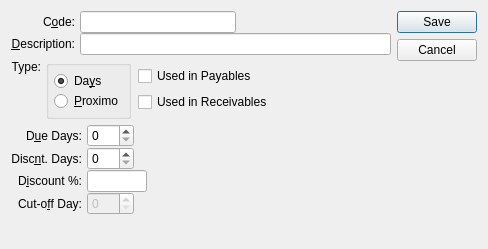
<?xml version="1.0" encoding="UTF-8"?>
<ui version="4.0">
 <comment>This file is part of the xTuple ERP: PostBooks Edition, a free and
open source Enterprise Resource Planning software suite,
Copyright (c) 1999-2011 by OpenMFG LLC, d/b/a xTuple.
It is licensed to you under the Common Public Attribution License
version 1.0, the full text of which (including xTuple-specific Exhibits)
is available at www.xtuple.com/CPAL.  By using this software, you agree
to be bound by its terms.</comment>
 <class>terms</class>
 <widget class="QDialog" name="terms">
  <property name="geometry">
   <rect>
    <x>0</x>
    <y>0</y>
    <width>488</width>
    <height>249</height>
   </rect>
  </property>
  <property name="windowTitle">
   <string>Terms</string>
  </property>
  <layout class="QGridLayout" name="gridLayout">
   <item row="0" column="0">
    <layout class="QVBoxLayout">
     <property name="spacing">
      <number>0</number>
     </property>
     <item>
      <layout class="QVBoxLayout">
       <property name="spacing">
        <number>5</number>
       </property>
       <item>
        <layout class="QHBoxLayout">
         <property name="spacing">
          <number>5</number>
         </property>
         <item>
          <layout class="QVBoxLayout">
           <property name="spacing">
            <number>0</number>
           </property>
           <item>
            <widget class="QLabel" name="_codeLit">
             <property name="text">
              <string>C&amp;ode:</string>
             </property>
             <property name="alignment">
              <set>Qt::AlignRight|Qt::AlignTrailing|Qt::AlignVCenter</set>
             </property>
             <property name="buddy">
              <cstring>_code</cstring>
             </property>
            </widget>
           </item>
           <item>
            <widget class="QLabel" name="_descriptionLit">
             <property name="text">
              <string>&amp;Description:</string>
             </property>
             <property name="alignment">
              <set>Qt::AlignRight|Qt::AlignTrailing|Qt::AlignVCenter</set>
             </property>
             <property name="buddy">
              <cstring>_description</cstring>
             </property>
            </widget>
           </item>
          </layout>
         </item>
         <item>
          <layout class="QVBoxLayout">
           <property name="spacing">
            <number>0</number>
           </property>
           <item>
            <layout class="QHBoxLayout">
             <property name="spacing">
              <number>0</number>
             </property>
             <item>
              <widget class="XLineEdit" name="_code"/>
             </item>
             <item>
              <spacer>
               <property name="orientation">
                <enum>Qt::Horizontal</enum>
               </property>
               <property name="sizeType">
                <enum>QSizePolicy::Expanding</enum>
               </property>
               <property name="sizeHint" stdset="0">
                <size>
                 <width>20</width>
                 <height>20</height>
                </size>
               </property>
              </spacer>
             </item>
            </layout>
           </item>
           <item>
            <widget class="XLineEdit" name="_description"/>
           </item>
          </layout>
         </item>
        </layout>
       </item>
       <item>
        <layout class="QHBoxLayout">
         <property name="spacing">
          <number>5</number>
         </property>
         <item>
          <layout class="QVBoxLayout">
           <property name="spacing">
            <number>0</number>
           </property>
           <item>
            <widget class="QLabel" name="_typeLit">
             <property name="sizePolicy">
              <sizepolicy hsizetype="Preferred" vsizetype="Fixed">
               <horstretch>0</horstretch>
               <verstretch>0</verstretch>
              </sizepolicy>
             </property>
             <property name="text">
              <string>Type:</string>
             </property>
             <property name="alignment">
              <set>Qt::AlignRight|Qt::AlignTrailing|Qt::AlignVCenter</set>
             </property>
            </widget>
           </item>
           <item>
            <spacer>
             <property name="orientation">
              <enum>Qt::Vertical</enum>
             </property>
             <property name="sizeType">
              <enum>QSizePolicy::MinimumExpanding</enum>
             </property>
             <property name="sizeHint" stdset="0">
              <size>
               <width>20</width>
               <height>0</height>
              </size>
             </property>
            </spacer>
           </item>
          </layout>
         </item>
         <item>
          <layout class="QHBoxLayout">
           <property name="spacing">
            <number>0</number>
           </property>
           <item>
            <layout class="QHBoxLayout">
             <property name="spacing">
              <number>7</number>
             </property>
             <item>
              <widget class="QGroupBox" name="_typeGroup">
               <property name="enabled">
                <bool>true</bool>
               </property>
               <property name="sizePolicy">
                <sizepolicy hsizetype="Preferred" vsizetype="Fixed">
                 <horstretch>0</horstretch>
                 <verstretch>0</verstretch>
                </sizepolicy>
               </property>
               <property name="title">
                <string/>
               </property>
               <layout class="QVBoxLayout">
                <property name="spacing">
                 <number>0</number>
                </property>
                <property name="margin">
                 <number>5</number>
                </property>
                <item>
                 <widget class="QRadioButton" name="_days">
                  <property name="sizePolicy">
                   <sizepolicy hsizetype="Minimum" vsizetype="Fixed">
                    <horstretch>0</horstretch>
                    <verstretch>0</verstretch>
                   </sizepolicy>
                  </property>
                  <property name="text">
                   <string>Da&amp;ys</string>
                  </property>
                  <property name="checked">
                   <bool>true</bool>
                  </property>
                 </widget>
                </item>
                <item>
                 <widget class="QRadioButton" name="_proximo">
                  <property name="sizePolicy">
                   <sizepolicy hsizetype="Minimum" vsizetype="Fixed">
                    <horstretch>0</horstretch>
                    <verstretch>0</verstretch>
                   </sizepolicy>
                  </property>
                  <property name="text">
                   <string>&amp;Proximo</string>
                  </property>
                 </widget>
                </item>
               </layout>
              </widget>
             </item>
             <item>
              <layout class="QVBoxLayout">
               <property name="spacing">
                <number>0</number>
               </property>
               <item>
                <widget class="QCheckBox" name="_ap">
                 <property name="text">
                  <string>Used in Payables</string>
                 </property>
                </widget>
               </item>
               <item>
                <widget class="QCheckBox" name="_ar">
                 <property name="text">
                  <string>Used in Receivables</string>
                 </property>
                </widget>
               </item>
               <item>
                <spacer>
                 <property name="orientation">
                  <enum>Qt::Vertical</enum>
                 </property>
                 <property name="sizeType">
                  <enum>QSizePolicy::Preferred</enum>
                 </property>
                 <property name="sizeHint" stdset="0">
                  <size>
                   <width>10</width>
                   <height>0</height>
                  </size>
                 </property>
                </spacer>
               </item>
              </layout>
             </item>
            </layout>
           </item>
           <item>
            <spacer>
             <property name="orientation">
              <enum>Qt::Horizontal</enum>
             </property>
             <property name="sizeType">
              <enum>QSizePolicy::Expanding</enum>
             </property>
             <property name="sizeHint" stdset="0">
              <size>
               <width>0</width>
               <height>20</height>
              </size>
             </property>
            </spacer>
           </item>
          </layout>
         </item>
        </layout>
       </item>
       <item>
        <layout class="QHBoxLayout">
         <property name="spacing">
          <number>5</number>
         </property>
         <item>
          <layout class="QVBoxLayout">
           <property name="spacing">
            <number>0</number>
           </property>
           <item>
            <widget class="QLabel" name="_dueDaysLit">
             <property name="text">
              <string>D&amp;ue Days:</string>
             </property>
             <property name="alignment">
              <set>Qt::AlignRight|Qt::AlignTrailing|Qt::AlignVCenter</set>
             </property>
             <property name="buddy">
              <cstring>_dueDays</cstring>
             </property>
            </widget>
           </item>
           <item>
            <widget class="QLabel" name="_discountDaysLit">
             <property name="text">
              <string>Disc&amp;nt. Days:</string>
             </property>
             <property name="alignment">
              <set>Qt::AlignRight|Qt::AlignTrailing|Qt::AlignVCenter</set>
             </property>
             <property name="buddy">
              <cstring>_discountDays</cstring>
             </property>
            </widget>
           </item>
           <item>
            <widget class="QLabel" name="_discountPercentLit">
             <property name="text">
              <string>D&amp;iscount %:</string>
             </property>
             <property name="alignment">
              <set>Qt::AlignRight|Qt::AlignTrailing|Qt::AlignVCenter</set>
             </property>
             <property name="buddy">
              <cstring>_discountPercent</cstring>
             </property>
            </widget>
           </item>
           <item>
            <widget class="QLabel" name="_cutOffDayLit">
             <property name="text">
              <string>Cut-o&amp;ff Day:</string>
             </property>
             <property name="alignment">
              <set>Qt::AlignRight|Qt::AlignTrailing|Qt::AlignVCenter</set>
             </property>
             <property name="buddy">
              <cstring>_cutOffDay</cstring>
             </property>
            </widget>
           </item>
          </layout>
         </item>
         <item>
          <layout class="QVBoxLayout">
           <property name="spacing">
            <number>0</number>
           </property>
           <item>
            <layout class="QHBoxLayout">
             <property name="spacing">
              <number>0</number>
             </property>
             <item>
              <layout class="QVBoxLayout">
               <property name="spacing">
                <number>0</number>
               </property>
               <item>
                <widget class="QSpinBox" name="_dueDays">
                 <property name="minimum">
                  <number>0</number>
                 </property>
                 <property name="maximum">
                  <number>999</number>
                 </property>
                 <property name="value">
                  <number>0</number>
                 </property>
                </widget>
               </item>
               <item>
                <widget class="QSpinBox" name="_discountDays">
                 <property name="maximum">
                  <number>999</number>
                 </property>
                </widget>
               </item>
              </layout>
             </item>
             <item>
              <spacer>
               <property name="orientation">
                <enum>Qt::Horizontal</enum>
               </property>
               <property name="sizeType">
                <enum>QSizePolicy::Expanding</enum>
               </property>
               <property name="sizeHint" stdset="0">
                <size>
                 <width>56</width>
                 <height>10</height>
                </size>
               </property>
              </spacer>
             </item>
            </layout>
           </item>
           <item>
            <layout class="QHBoxLayout">
             <property name="spacing">
              <number>0</number>
             </property>
             <item>
              <widget class="XLineEdit" name="_discountPercent">
               <property name="sizePolicy">
                <sizepolicy hsizetype="Preferred" vsizetype="Fixed">
                 <horstretch>0</horstretch>
                 <verstretch>0</verstretch>
                </sizepolicy>
               </property>
               <property name="maximumSize">
                <size>
                 <width>60</width>
                 <height>32767</height>
                </size>
               </property>
               <property name="alignment">
                <set>Qt::AlignRight</set>
               </property>
              </widget>
             </item>
             <item>
              <spacer>
               <property name="orientation">
                <enum>Qt::Horizontal</enum>
               </property>
               <property name="sizeType">
                <enum>QSizePolicy::Expanding</enum>
               </property>
               <property name="sizeHint" stdset="0">
                <size>
                 <width>214</width>
                 <height>20</height>
                </size>
               </property>
              </spacer>
             </item>
            </layout>
           </item>
           <item>
            <layout class="QHBoxLayout">
             <property name="spacing">
              <number>0</number>
             </property>
             <item>
              <widget class="QSpinBox" name="_cutOffDay">
               <property name="enabled">
                <bool>false</bool>
               </property>
               <property name="minimum">
                <number>0</number>
               </property>
               <property name="maximum">
                <number>999</number>
               </property>
              </widget>
             </item>
             <item>
              <spacer>
               <property name="orientation">
                <enum>Qt::Horizontal</enum>
               </property>
               <property name="sizeType">
                <enum>QSizePolicy::Expanding</enum>
               </property>
               <property name="sizeHint" stdset="0">
                <size>
                 <width>51</width>
                 <height>10</height>
                </size>
               </property>
              </spacer>
             </item>
            </layout>
           </item>
          </layout>
         </item>
        </layout>
       </item>
      </layout>
     </item>
     <item>
      <spacer>
       <property name="orientation">
        <enum>Qt::Vertical</enum>
       </property>
       <property name="sizeType">
        <enum>QSizePolicy::Expanding</enum>
       </property>
       <property name="sizeHint" stdset="0">
        <size>
         <width>20</width>
         <height>0</height>
        </size>
       </property>
      </spacer>
     </item>
    </layout>
   </item>
   <item row="0" column="1">
    <widget class="QDialogButtonBox" name="_buttonBox">
     <property name="orientation">
      <enum>Qt::Vertical</enum>
     </property>
     <property name="standardButtons">
      <set>QDialogButtonBox::Cancel|QDialogButtonBox::Save</set>
     </property>
    </widget>
   </item>
  </layout>
 </widget>
 <layoutdefault spacing="6" margin="11"/>
 <pixmapfunction>qPixmapFromMimeSource</pixmapfunction>
 <customwidgets>
  <customwidget>
   <class>XLineEdit</class>
   <extends>QLineEdit</extends>
   <header>xlineedit.h</header>
   <container>1</container>
  </customwidget>
 </customwidgets>
 <tabstops>
  <tabstop>_code</tabstop>
  <tabstop>_description</tabstop>
  <tabstop>_days</tabstop>
  <tabstop>_ap</tabstop>
  <tabstop>_ar</tabstop>
  <tabstop>_dueDays</tabstop>
  <tabstop>_discountDays</tabstop>
  <tabstop>_discountPercent</tabstop>
  <tabstop>_cutOffDay</tabstop>
 </tabstops>
 <resources/>
 <connections>
  <connection>
   <sender>_proximo</sender>
   <signal>toggled(bool)</signal>
   <receiver>_cutOffDay</receiver>
   <slot>setEnabled(bool)</slot>
   <hints>
    <hint type="sourcelabel">
     <x>20</x>
     <y>20</y>
    </hint>
    <hint type="destinationlabel">
     <x>20</x>
     <y>20</y>
    </hint>
   </hints>
  </connection>
 </connections>
</ui>
